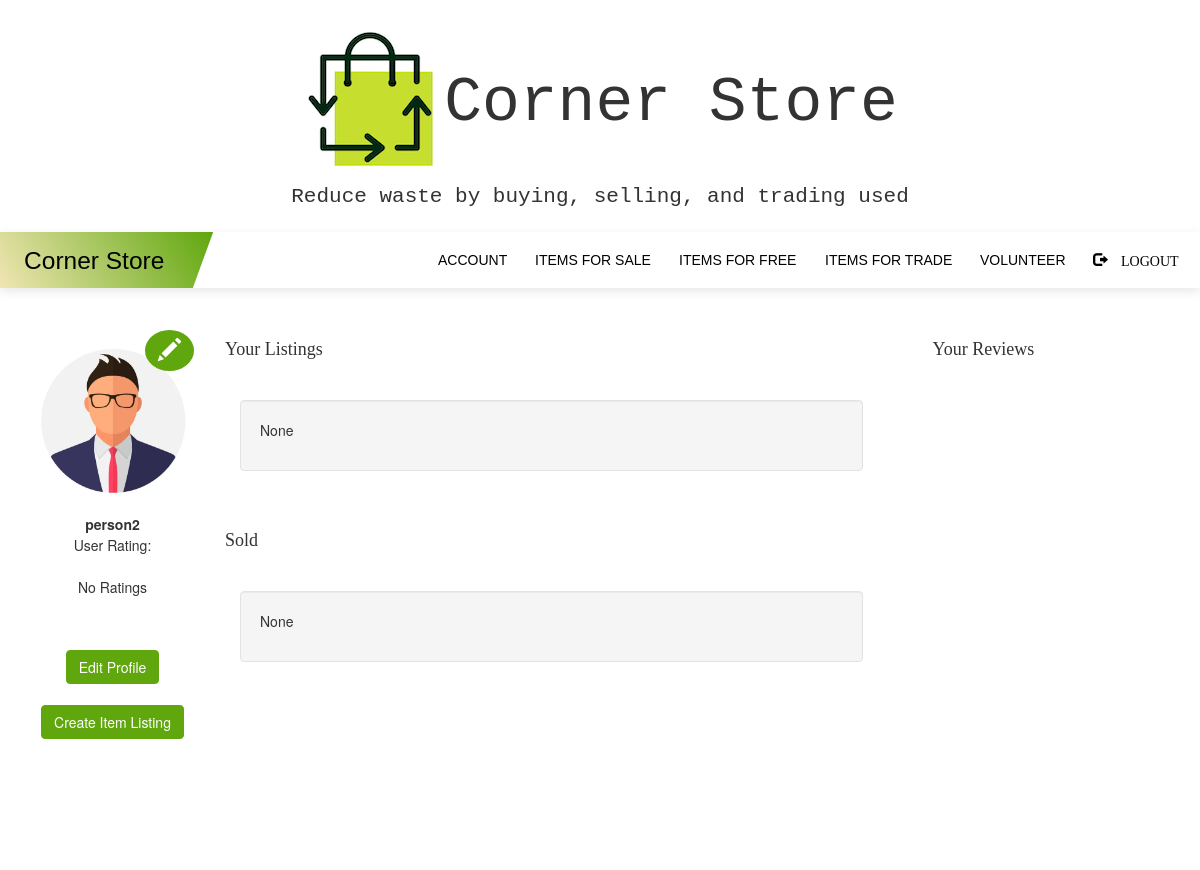
Page /profile (signed in) on the earlier database version.
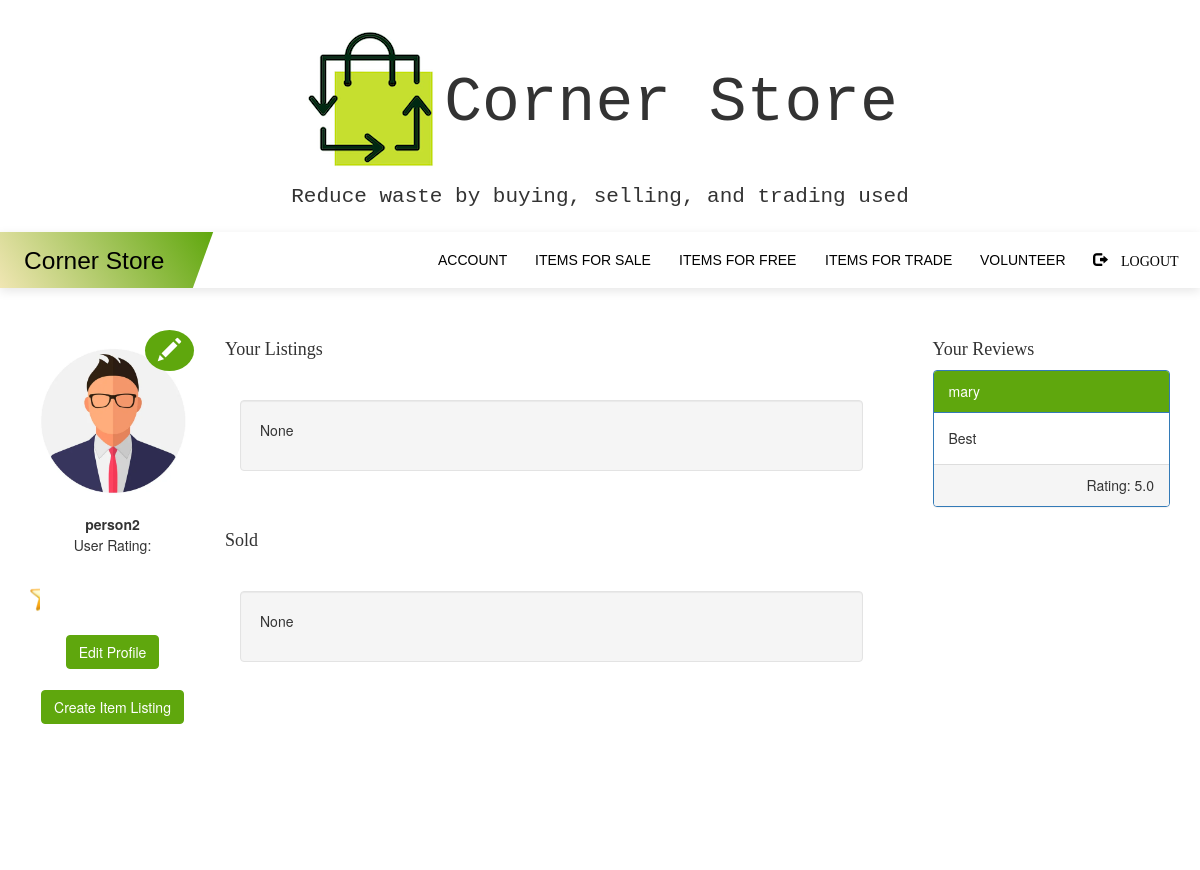
Same page on the later database version.
### myapp/models.py (models this page shows, shortened)
class Review(db.Model):
    id = db.Column(db.Integer, primary_key=True)
    rating = db.Column(db.Float)
    name = db.Column(db.String)
    review = db.Column(db.String(256))
    user_id = db.Column(db.Integer, db.ForeignKey('users.id'))

### myapp/routes.py (the view)
@myapp_obj.route("/profile")
@login_required
def profile():
    username = current_user.username
    user_id = current_user.id
    agency = current_user.agency
    admin = current_user.admin
    if agency == 'True':
        return redirect('/agencyprofile')
    if admin == 'True':
        return redirect('/adminprofile')
    a = Review.query.filter(Review.user_id==current_user.id).all()
    rating = Rating.query.filter(Rating.user_id==current_user.id).first()
    listings = Listing.query.filter(Listing.user_id==current_user.id)
    count = Listing.query.filter(Listing.user_id==user_id).count()
    sold = Listing.query.filter(Listing.user_id==user_id and Listing.status=='Sold').count()
    return render_template('profile.html', username = username, agency=agency, listings=listings, count=count, sold=sold, user=current_user, a=a, rating=rating)

### myapp/models.py (called while the page is built)
@login.user_loader
def load_user(id):
    return User.query.get(int(id))

### myapp/templates/profile.html (shortened to what the changed rows need)
{% extends "base.html" %}
{% block content %}
<br><br>
<div class="container rounded bg-white mt-2 mb-2">
    <div class="row">
        <div class="col-md-2 border-right">
            <div class="d-flex flex-column align-items-center text-center p-3 py-5">
                <img class="rounded-circle mt-5" width="150px" src="/static/profile_pics/{{ user.image_file}}">
                <div class='edit-button' style='position: absolute;
                top: 0px;
                left: 130px;
                font-size: 30px;
                 color: lightblue;
                 border-radius: 50%;
                 background-color:#5fa70d'>
                <a href='/editpic'><button type="button" class="btn btn-link"><span ><span class="glyphicon glyphicon glyphicon-pencil" style="font-size: 23px; color:white"></span></span></button></a>
              </div>
                <br> <center><strong><span class="font-weight-bold"> {{ username }}</span></strong>
                <br><span> User Rating: <br><br></span></center>
                {% if rating.rating %}<span class="stars">{{rating.rating}}</span>
                {% else %}
                <p>No Ratings</p>
                {% endif %}
<br><br>
                <span><a href="/editprofile"> <button type="button" class="btn btn-primary">Edit Profile</button> </a></span><br><br>
                <span><a href="/createlisting"><button type="button" class="btn btn-primary">Create Item Listing</button></a></span>
            </div>
        </div>
<div class="col-md-3 border-left" style="padding-left:40px">
<div class="plzwork" style="overflow-y:auto; height:500px">
  {% for x in a %}
  <div class="p-3 py-5">
    <div class="panel panel-primary">
      <div class="panel-heading" style="background-color:#5fa70d">{{ x.name }}</div>
      <div class="panel-body">{{x.review}}</div>
      <div class="panel-footer" style="text-align:right; backgroud-color:white;">Rating: {{ x.rating }}</div>
</div>
</div>
{% endfor %}
</div>
</div>
</div>
</div>
</div>
{% endblock %}

Differences in the rows shown:
added Review: name "mary", review "Best", rating "5.0"
Other differences:
text no longer shown: "No Ratings"
